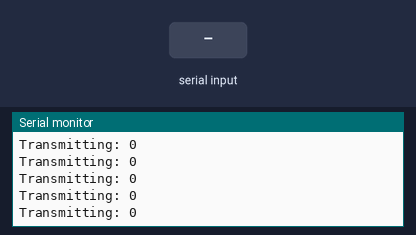
The sketch below on a simulated Arduino Uno, built with avr-gcc and run on an emulated ATmega328P. Shown: the last lines printed to the serial monitor. Inputs (shaded band) come from the test bench. No radio packets arrive unless stated.

Above: at 1.2 s.
1.3 s: "90,45\n" received over Serial
At 1.8 s:
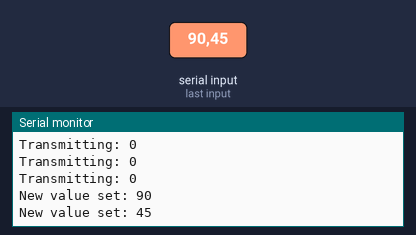
2.8 s: "30,150\n" received over Serial
At 3.6 s:
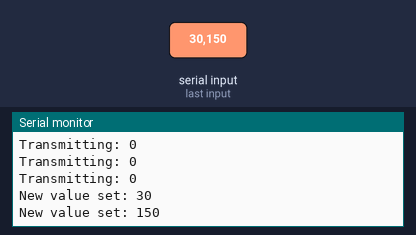
Timing chart, 0 to 5.8 s (numbered marks = the images above; inputs shaded):
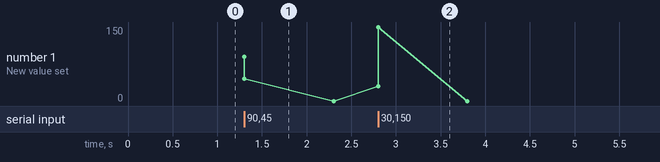

The sketch:

Transmitter.ino
```cpp
#include <SPI.h>
#include "RF24.h"

RF24 myRadio(9, 10);  // CE -> 9, CSN -> 10
byte addresses[][6] = {"0"};

struct package {
  int pwm1 = 0;
};

typedef struct package Package;
Package dataTransmit;

unsigned long lastSendTime = 0;
const unsigned long SEND_INTERVAL = 50; // send every 50ms (~20Hz)

void setup() {
  Serial.begin(115200);
  Serial.println("Arduino Transmitter Ready...");

  myRadio.begin();
  myRadio.setChannel(115);
  myRadio.setAutoAck(false);
  myRadio.setPALevel(RF24_PA_MAX);
  myRadio.setDataRate(RF24_250KBPS); // for long range
  myRadio.openWritingPipe(addresses[0]);
}

void loop() {
  if (Serial.available() > 0) {
    int val = Serial.parseInt();  // Read integer
    if (val >= 0 && val <= 1000) {
      dataTransmit.pwm1 = val;
      Serial.print("New value set: ");
      Serial.println(val);
    } else {
      Serial.println("Please enter value between 0 - 1000");
    }
  }

  if (millis() - lastSendTime > SEND_INTERVAL) {
    myRadio.write(&dataTransmit, sizeof(dataTransmit));
    lastSendTime = millis();

    // Optional: print for debug
    Serial.print("Transmitting: ");
    Serial.println(dataTransmit.pwm1);
  }
}
```

Measured:
- after the input at 1.3 s, the serial monitor: prints a new line at once (image 1)
- after the input at 2.8 s, the serial monitor: prints a new line at once (image 2)
